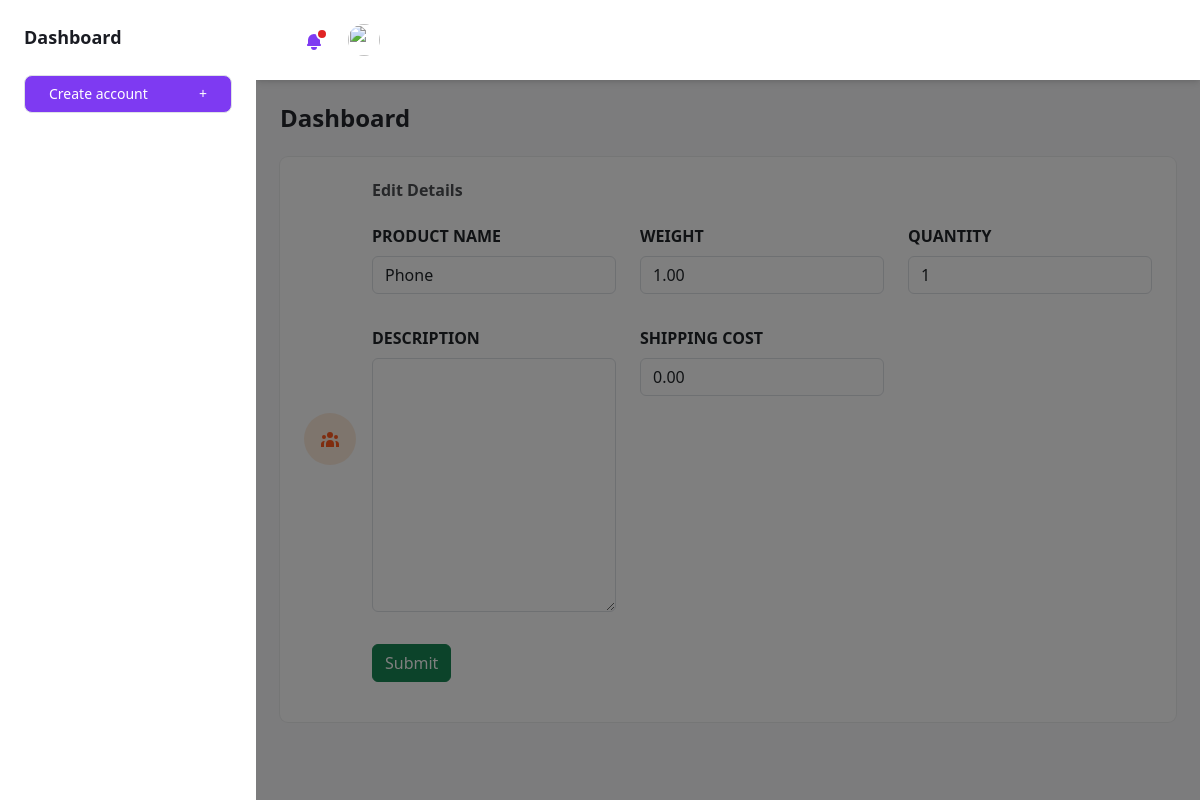
Page /edith/4/item (signed in) on the committed database.
### base/models.py (models this page shows, shortened)
class Item(models.Model):
    receiver = models.ForeignKey(Delivery, on_delete=models.CASCADE, null=True)
    product_name = models.CharField(max_length=255)
    weight = models.DecimalField(default=1.0, decimal_places=2, max_digits=300)
    quantity = models.IntegerField(default=1, null=True)
    description = models.TextField(max_length=255, null=True, blank=True)
    shipping_cost= models.DecimalField(default=0.0, max_digits=10000, decimal_places=2)

### base/views.py (the view)
# urls.py: path('edith/<str:pk>/item', views.editItem, name="edit-item"),
@login_required(login_url='login')
def editItem(request, pk):
    item = Item.objects.get(id=pk)
    form = ItemForm(instance=item)
    edit = True
    if request.method == 'POST':
        form = ItemForm(request.POST, instance=item)
        if form.is_valid:
            save = form.save()
            return redirect('edit', pk=item.receiver.id)
    return render(request, 'dashboard/add-edit-item.html', {'form': form})

### base/form.py
class ItemForm(ModelForm):
    class Meta:
        model = Item
        fields = '__all__'
        exclude = ['receiver']

### templates/dashboard/add-edit-item.html (shortened to what this page needs)
{%  load static %}
{% load widget_tweaks %}
<!DOCTYPE html>
<html :class="{ 'theme-dark': dark }" x-data="data()" lang="en">
  <head>
    <link
      href="https://cdn.jsdelivr.net/npm/bootstrap@5.3.1/dist/css/bootstrap.min.css"
      rel="stylesheet"
    />
    <link rel="stylesheet" href="{% static 'assets/css/tailwind.output.css' %}" />
    <link
      rel="stylesheet"
      href="https://cdnjs.cloudflare.com/ajax/libs/Chart.js/2.9.3/Chart.min.css"
    />
  </head>
  <body>
    <div
      class="flex h-screen bg-gray-50 dark:bg-gray-900"
      :class="{ 'overflow-hidden': isSideMenuOpen }"
    >
      <aside
        class="z-20 hidden w-64 overflow-y-auto bg-white dark:bg-gray-800 md:block flex-shrink-0"
      >
        <div class="py-4 text-gray-500 dark:text-gray-400">
          <a
            class="ml-6 text-lg font-bold text-gray-800 dark:text-gray-200"
            href="{% url 'dashboard' %}"
          >
            Dashboard
          </a>
          <div class="px-6 my-6">
            <a href="{% url 'add-client' %}" class="nav-link">
                <button
              class="flex items-center justify-between w-full px-4 py-2 text-sm font-medium leading-5 text-white transition-colors duration-150 bg-purple-600 border border-transparent rounded-lg active:bg-purple-600 hover:bg-purple-700 focus:outline-none focus:shadow-outline-purple"
            >
              Create account
              <span class="ml-2" aria-hidden="true">+</span>
            </button>
            </a>
          </div>
        </div>
      </aside>
      <div
        x-show="isSideMenuOpen"
        x-transition:enter="transition ease-in-out duration-150"
        x-transition:enter-start="opacity-0"
        x-transition:enter-end="opacity-100"
        x-transition:leave="transition ease-in-out duration-150"
        x-transition:leave-start="opacity-100"
        x-transition:leave-end="opacity-0"
        class="fixed inset-0 z-10 flex items-end bg-black bg-opacity-50 sm:items-center sm:justify-center"
      ></div>
      <div class="flex flex-col flex-1 w-full">
        <header class="z-10 py-4 bg-white shadow-md dark:bg-gray-800">
          <div
            class="container flex items-center justify-between h-full px-6 mx-auto text-purple-600 dark:text-purple-300"
          >
            <ul class="flex items-center flex-shrink-0 space-x-6">
              <li class="relative">
                <button
                  class="relative align-middle rounded-md focus:outline-none focus:shadow-outline-purple"
                  @click="toggleNotificationsMenu"
                  @keydown.escape="closeNotificationsMenu"
                  aria-label="Notifications"
                  aria-haspopup="true"
                >
                  <svg
                    class="w-5 h-5"
                    aria-hidden="true"
                    fill="currentColor"
                    viewBox="0 0 20 20"
                  >
                    <path
                      d="M10 2a6 6 0 00-6 6v3.586l-.707.707A1 1 0 004 14h12a1 1 0 00.707-1.707L16 11.586V8a6 6 0 00-6-6zM10 18a3 3 0 01-3-3h6a3 3 0 01-3 3z"
                    ></path>
                  </svg>
                  <span
                    aria-hidden="true"
                    class="absolute top-0 right-0 inline-block w-3 h-3 transform translate-x-1 -translate-y-1 bg-red-600 border-2 border-white rounded-full dark:border-gray-800"
                  ></span>
                </button>
              </li>
              <li class="relative">
                <button
                  class="align-middle rounded-full focus:shadow-outline-purple focus:outline-none"
                  @click="toggleProfileMenu"
                  @keydown.escape="closeProfileMenu"
                  aria-label="Account"
                  aria-haspopup="true"
                >
                  <img
                    class="object-cover w-8 h-8 rounded-full"
                    src="https://images.unsplash.com/photo-1502378735452-bc7d86632805?ixlib=rb-0.3.5&q=80&fm=jpg&crop=entropy&cs=tinysrgb&w=200&fit=max&s=aa3a807e1bbdfd4364d1f449eaa96d82"
                    alt=""
                    aria-hidden="true"
                  />
                </button>
              </li>
            </ul>
          </div>
        </header>
        <main class="h-full overflow-y-auto">
          <div class="container px-6 mx-auto grid">
            <h2
              class="my-6 text-2xl font-semibold text-gray-700 dark:text-gray-200"
            >
              Dashboard
            </h2>
            <div class="grid gap-6 mb-8 md:grid-cols xl:grid-cols">
              <div
                class="flex items-center p-4 bg-white rounded-lg shadow-xs dark:bg-gray-800"
              >
                <div
                  class="p-3 mr-4 text-orange-500 bg-orange-100 rounded-full dark:text-orange-100 dark:bg-orange-500"
                >
                </div>
                <div>
                  <h1
                    class="mb-2 fw-bold font-medium text-gray-600 dark:text-gray-400"
                  >
                    Edit {{client.receivers_name}} Details
                  </h1>
                  <form action="" method="post" class="mt-2">
                    <p
                    class="text-lg font-semibold text-gray-700 dark:text-gray-200"
                  >
                    <div class="row">
                    {% for field in form %}
                        <div class="col-4 my-3">
                      <label for="fname" class="form-label text-uppercase fw-bold">{{field.label}}</label>
                     {{field|add_class:"form-control"}}
                    </div>
                        {% endfor %}
                  </div>
                  {% if edit %}
                    <div class="col-12 my-3">
                    <button type="submit" class="btn btn-success">
                      Update
                    </button>
                  </div>
                {% else %}
                <div class="col-12 my-3">
                    <button type="submit" class="btn btn-success">
                      Submit
                    </button>
                  </div>
                  {% endif %}
                  </p>
                  </form>
                </div>
              </div>
            </div>
          </div>
        </main>
      </div>
    </div>
  </body>
</html>

### rows in the picture
Item: form "Phone" "1.00" "1" "0.00"

### other values in the picture
{{ field.label }} "PRODUCT NAME" "WEIGHT" "QUANTITY" "DESCRIPTION" "SHIPPING COST"
